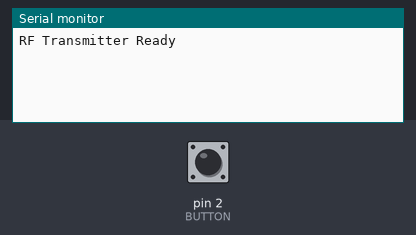
Recording of a sketch running on a simulated Arduino Uno, built with avr-gcc and run on an emulated ATmega328P. On the bench: the last lines printed to the serial monitor. The test bench sets the inputs (shaded band); at power-on: pin 2 (BUTTON) HIGH. No radio packets arrive unless stated.

Above: at 1.2 s.
1.3 s: pin 2 (BUTTON) pulled LOW for 0.25 s
At 2.7 s:
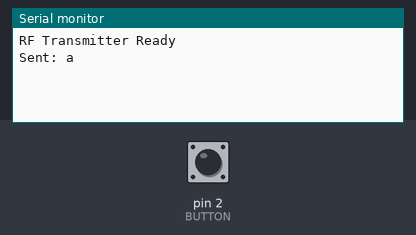
3.0 s: pin 2 (BUTTON) pulled LOW for 1 s
At 3.9 s:
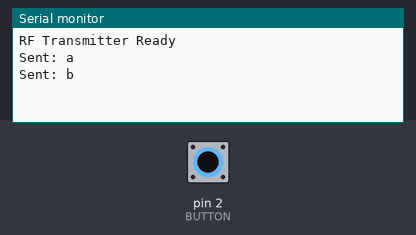

The sketch:

senderRough2.ino
```cpp
#include <VirtualWire.h>
//
//const int BATTERY_PIN = A0;
//const float R1 = 10000.0;
//const float R2 = 10000.0;
#define BUTTON 2

bool state = false;  // toggle flag
int lastButton = HIGH;

void setup() {
  Serial.begin(9600);

  pinMode(BUTTON, INPUT_PULLUP);
  vw_set_tx_pin(12);
  vw_setup(2000);

  Serial.println("RF Transmitter Ready");
}

void loop() {
  // --- Battery reading ---
//  int adc = analogRead(BATTERY_PIN);
//  float vA0 = adc * (5.0 / 1023.0);
//  float batteryVoltage = vA0 * ((R1 + R2) / R2);
//  float percentage = constrain((batteryVoltage - 3.2) * 100 / 1.0, 0, 100);
//
//  Serial.print("Battery: ");
//  Serial.print(batteryVoltage, 2);
//  Serial.print("V | Charge: ");
//  Serial.print(percentage);
//  Serial.println("%");

  // --- Button logic ---
  int currentButton = digitalRead(BUTTON);
  if (currentButton == LOW && lastButton == HIGH) { // Button pressed
    state = !state;  // toggle mode
    const char *msg = state ? "a" : "b";
    vw_send((uint8_t *)msg, strlen(msg));
    vw_wait_tx();
    Serial.print("Sent: ");
    Serial.println(msg);
    delay(300);  // debounce
  }
  lastButton = currentButton;

  delay(200);
}
```

Measured:
- after the input at 1.3 s, the serial monitor: prints a new line after 0.16 s (image 1)
- after the input at 3.0 s, the serial monitor: prints a new line after 0.22 s (image 2)
